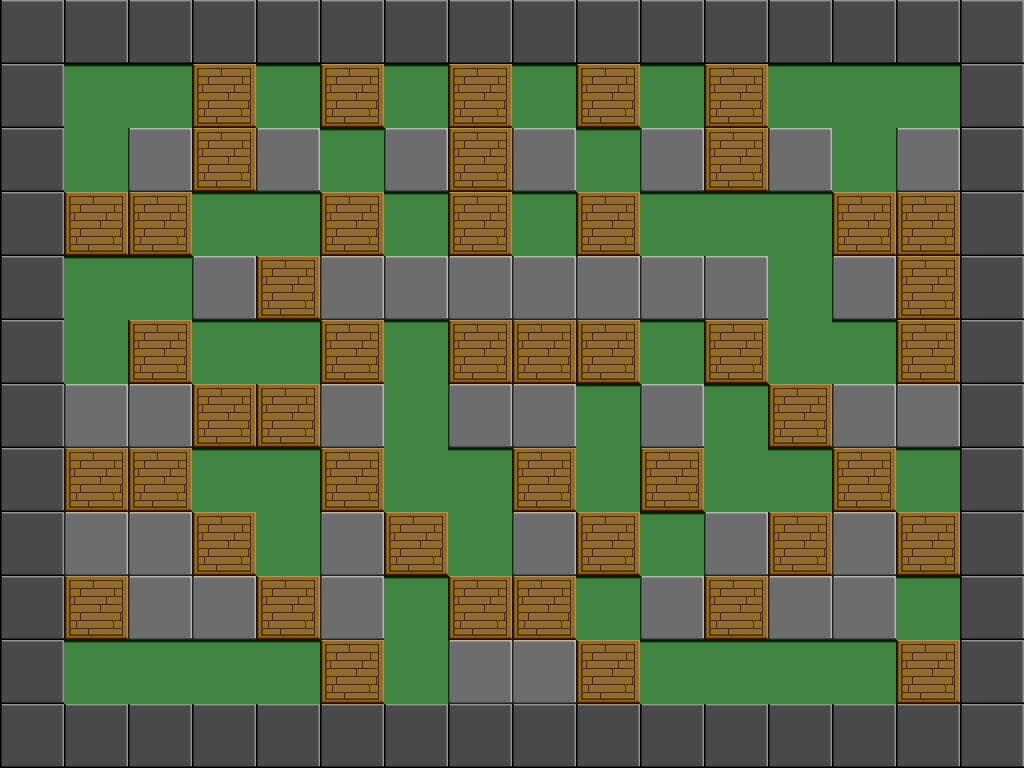

A level layout from a 2D game, rendered from its tile map. Below: a short description, then the map file with tile-grid data replaced by summaries:
An orthogonal 16x12 tile map with 64x64 px tiles, 1 tile layer (Kachelebene 1).

<map version="1.0" orientation="orthogonal" width="16" height="12" tilewidth="64" tileheight="64">
 <tileset firstgid="1" name="tiles" tilewidth="64" tileheight="64">
  <image source="tiles.png" trans="ff00ff" width="320" height="65" />
  <tile id="0">
   <properties>
    <property name="blocked" value="1" />
   </properties>
  </tile>
  <tile id="1">
   <properties>
    <property name="blocked" value="1" />
   </properties>
  </tile>
  <tile id="4">
   <properties>
    <property name="blocked" value="1" />
    <property name="breakable" value="1" />
   </properties>
  </tile>
 </tileset>
 <layer name="Kachelebene 1" width="16" height="12">
  <data>[192 cells, 192 non-empty, 5 distinct tile ids]</data>
 </layer>
</map>